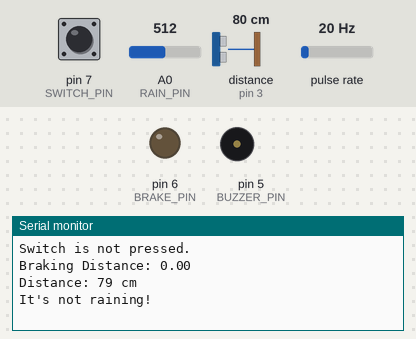
The sketch below on a simulated Arduino Uno, built with avr-gcc and run on an emulated ATmega328P. Shown: output pins drawn as LEDs (lit = HIGH), buzzer (waves = sounding, pin HIGH), the last lines printed to the serial monitor. Wiring (inferred from the names in the program): ultrasonic range finder: trigger pin 4; echo pin 3; pulse sensor: data pin 2. Inputs (shaded band) come from the test bench; at power-on: A0 (RAIN_PIN) = 512, pin 7 (SWITCH_PIN) HIGH, distance to the obstacle (sensor on pin 3) 80 cm, pulse rate 20 Hz. The echo pulse lasts 58.3 µs per cm; pins used as bus, display or sensor lines are not drawn.

Above: at 1.2 s.
1.3 s: A0 (RAIN_PIN) set to 491
At 3.6 s:
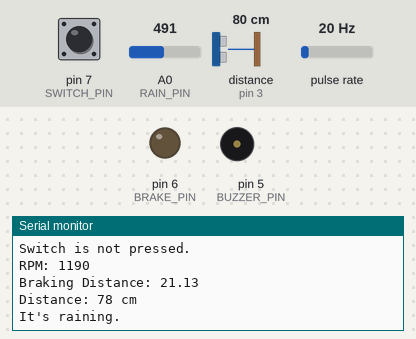
4.5 s: pin 7 (SWITCH_PIN) pulled LOW for 3.2 s
9.2 s: distance to the obstacle (sensor on pin 3) set to 250 cm
At 10.8 s:
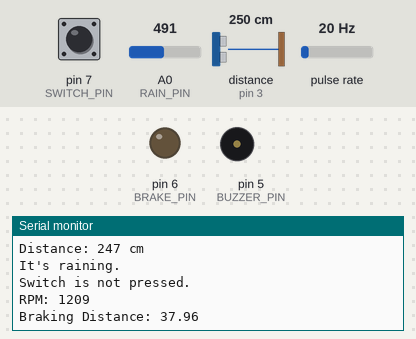
Timing chart, 0 to 12.3 s (numbered marks = the images above; inputs shaded):
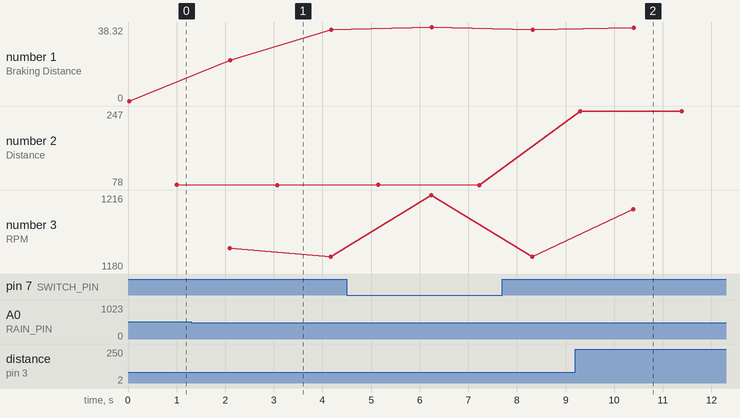

The sketch:

BrakingSystem_With_Py.ino
```cpp
// Include the SoftwareSerial library
#include <SoftwareSerial.h>

// RPM Variables
const int IR_PIN = 2;                 // Pin connected to the OUT pin of the IR sensor
const int UPDATE_INTERVAL = 1000;     // Update interval in milliseconds (1 second)
volatile int revolutionCount = 0;     // Count of revolutions
unsigned long previousTime = 0;       // Time of the previous update
int rpm = 0;                          // RPM value

// Distance Variables
const int TRIG_PIN = 4;    // Pin connected to the Trig pin of the ultrasonic sensor
const int ECHO_PIN = 3;    // Pin connected to the Echo pin of the ultrasonic sensor
long duration;             // Time taken for the ultrasonic pulse to return
int distance;              // Calculated distance in centimeters

// Braking Distance Variables
const int BRAKE_PIN = 6;
const int BUZZER_PIN = 5;
bool BarkeSwitch = false;
bool IsBrake = false;
float Braking_Distance;
const int SWITCH_PIN = 7;

// Rain Condition Variables
const int RAIN_PIN = A0;         // Pin connected to the signal pin of the raindrop sensor
const int RAIN_THRESHOLD = 500;
bool IsRaining;

// Define the software serial object
SoftwareSerial mySerial(10, 11);  // RX, TX pins

void setup() {
  Serial.begin(9600);           // Initialize the hardware serial connection
  mySerial.begin(9600);         // Initialize the software serial connection

  // RPM Setup
  pinMode(IR_PIN, INPUT);                                      // Set the IR pin as input
  attachInterrupt(digitalPinToInterrupt(IR_PIN), countRevolutions, RISING);  // Attach interrupt for rising edge detection

  // Distance Setup
  pinMode(TRIG_PIN, OUTPUT);   // Set Trig pin as output
  pinMode(ECHO_PIN, INPUT);    // Set Echo pin as input

  // Brake Setup
  pinMode(BUZZER_PIN, OUTPUT);   // Set BUZZER
  pinMode(BRAKE_PIN, OUTPUT);    // Set BRAKE
  pinMode(SWITCH_PIN, INPUT_PULLUP); // Brake Stop Pin

  // Rain Condition Setup
  pinMode(RAIN_PIN, INPUT);
}

void loop() {
  // Check if the switch is pressed (LOW)
  if (digitalRead(SWITCH_PIN) == LOW) {
    Serial.println("Switch is pressed!");
    BarkeSwitch = true;
  } else {
    Serial.println("Switch is not pressed.");
    BarkeSwitch = false;
  }

  // RPM Calculation
  unsigned long currentTime = millis();   // Current time
  unsigned long elapsedTime = currentTime - previousTime;  // Calculate time elapsed since the previous update
  if (elapsedTime >= UPDATE_INTERVAL) {
    rpm = (revolutionCount * 60000) / elapsedTime;
    revolutionCount = 0;
    previousTime = currentTime;
    Serial.print("RPM: ");
    Serial.println(rpm);
  }

  // Braking Distance Calculation
  BrakingDistance();

  // Distance Measurement
  digitalWrite(TRIG_PIN, LOW);
  delayMicroseconds(2);
  digitalWrite(TRIG_PIN, HIGH);
  delayMicroseconds(10);
  digitalWrite(TRIG_PIN, LOW);
  duration = pulseIn(ECHO_PIN, HIGH);
  distance = duration * 0.034 / 2;
  Serial.print("Distance: ");
  Serial.print(distance);
  Serial.println(" cm");

  // Rain Condition Measurement
  int sensorValue = analogRead(RAIN_PIN);
  if (sensorValue > RAIN_THRESHOLD) {
    Serial.println("It's not raining!");
    IsRaining = false;
  } else {
    Serial.println("It's raining.");
    IsRaining = true;
  }

  // Sending values to Python via the serial connection
  mySerial.print("RPM: ");
  mySerial.println(rpm);
  mySerial.print("Braking Distance: ");
  mySerial.println(Braking_Distance);
  mySerial.print("Distance: ");
  mySerial.println(distance);
  mySerial.print("Raining: ");
  mySerial.println(IsRaining);

  delay(1000);
}

void countRevolutions() {
  revolutionCount++;
}

void BrakingDistance() {
  if (IsRaining == false) {
    Braking_Distance = (0.006514 * rpm) + (0.00000945 * rpm * rpm);
    Serial.print("Braking Distance: ");
    Serial.println(Braking_Distance);
    delay(1000);
  } else {
    Braking_Distance = (0.0114 * rpm) + (0.00001654 * rpm * rpm);
    Serial.print("Braking Distance: ");
    Serial.println(Braking_Distance);
    delay(1000);
  }
}
```

Measured:
- the behaviour switches between 501 and 500 on A0 (RAIN_PIN) (found by bisection; images 0 and 1)
- after the input at 1.3 s, the serial monitor: prints a new line after 1.8 s (image 1)
- after the input at 9.2 s, the serial monitor: prints a new line after 0.10 s (image 2)
- plotted number 1: 0 → 36.79 after the input at 1.3 s, 36.79 → 36.48 after the input at 9.2 s
- plotted number 2: 78 → 247 after the input at 9.2 s
- plotted number 3: 1186 → 1180 after the input at 9.2 s
